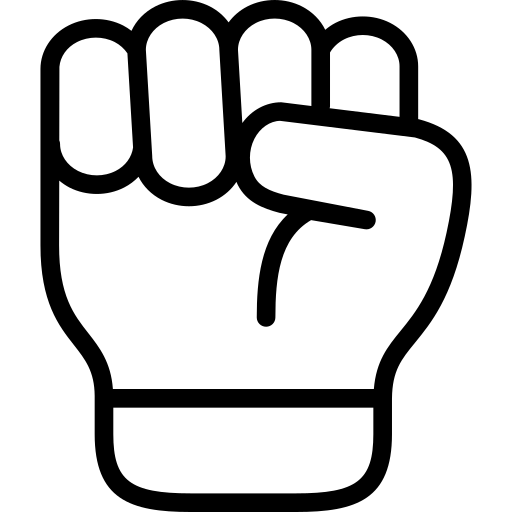
#> input picture assets/rock.png, 512 x 512 px
$ python -i gui_game.py   (imports and definitions only)
#> lines starting #> are read from the running program, lines starting #| are printed output that depends on the picture
import tkinter as tk
from tkinter import messagebox
from PIL import Image, ImageTk
from game_logic import get_computer_choice, determine_winner

def play(player_choice, button):
    """מעבד את בחירת השחקן עם אנימציה ומציג את התוצאה"""
    # אפקט לחיצה (אנימציה קצרה)
    original_color = button["bg"]
    button.config(bg="yellow")
    button.after(200, lambda: button.config(bg=original_color))

    # עיבוד המשחק
    computer_choice = get_computer_choice()
    result = determine_winner(player_choice, computer_choice)

    result_text = f"You chose: {player_choice}\nComputer chose: {computer_choice}\n\n{result}"
    messagebox.showinfo("Result", result_text)

def play_gui():
    """יוצר ממשק משתמש גרפי עם אייקונים ואפקטים"""
    root = tk.Tk()
    root.title("Rock, Paper, Scissors")

    # טוען את האייקונים
    rock_img = ImageTk.PhotoImage(Image.open("assets/rock.png").resize((100, 100)))
    paper_img = ImageTk.PhotoImage(Image.open("assets/paper.png").resize((100, 100)))
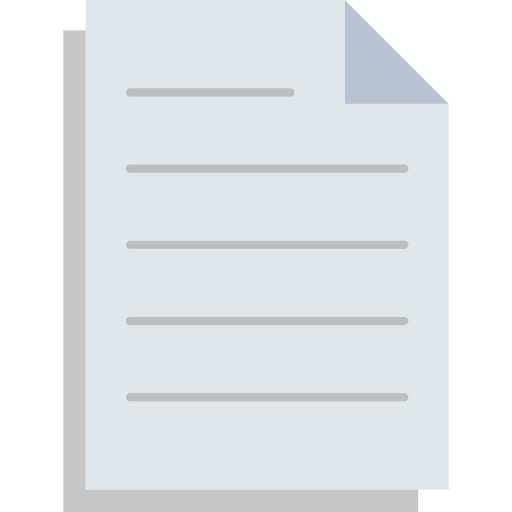
#> input picture assets/paper.png, 512 x 512 px
    scissors_img = ImageTk.PhotoImage(Image.open("assets/scissors.png").resize((100, 100)))
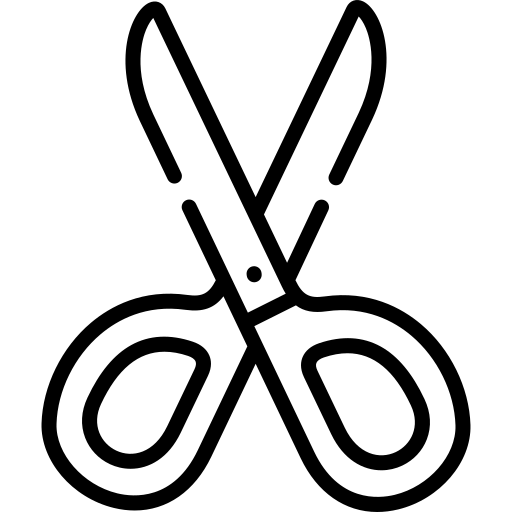
#> input picture assets/scissors.png, 512 x 512 px

    # כותרת המשחק
    tk.Label(root, text="Choose your move:", font=("Arial", 16)).pack(pady=20)

    # כפתורים עם אייקונים ואפקטים
    rock_button = tk.Button(root, image=rock_img, bg="lightgray", command=lambda: play("rock", rock_button))
    paper_button = tk.Button(root, image=paper_img, bg="lightgray", command=lambda: play("paper", paper_button))
    scissors_button = tk.Button(root, image=scissors_img, bg="lightgray", command=lambda: play("scissors", scissors_button))

    # סידור הכפתורים
    rock_button.pack(side=tk.LEFT, padx=20)
    paper_button.pack(side=tk.LEFT, padx=20)
    scissors_button.pack(side=tk.LEFT, padx=20)

    # שמירת התייחסות לתמונות
    root.mainloop()

>>> result = play_gui()
